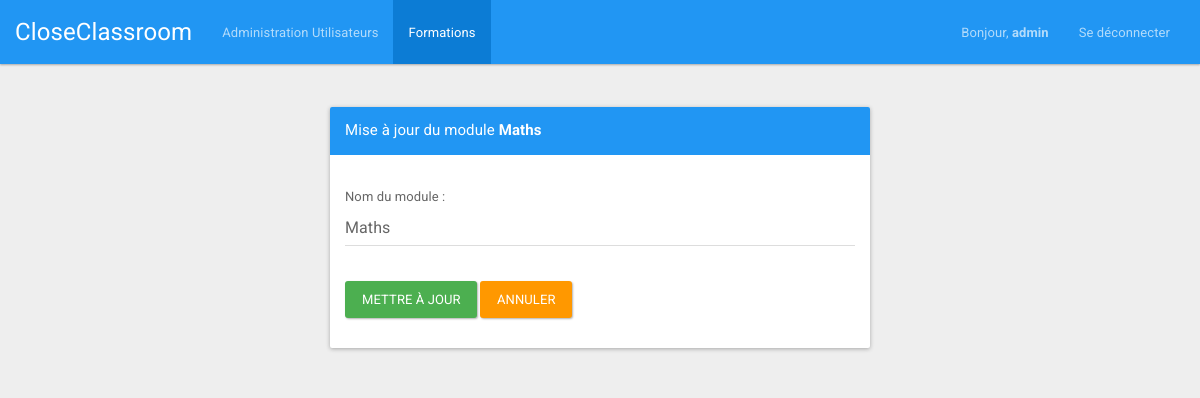
/index.php?page=updateModule&idModule=1 (signed in), run on the app's committed database.
### tables this page shows
CREATE TABLE IF NOT EXISTS `users` (
  `id` int(11) NOT NULL AUTO_INCREMENT,
  `type` varchar(32) NOT NULL,
  `login` varchar(32) NOT NULL,
  `password` varchar(32) NOT NULL,
  `email` varchar(32) NOT NULL,
  `name` varchar(32) NOT NULL,
  `first_name` varchar(32) NOT NULL,
  PRIMARY KEY (`id`),
  UNIQUE KEY `login` (`login`),
  UNIQUE KEY `email` (`email`)
);

CREATE TABLE IF NOT EXISTS `modules` (
  `id` int(11) NOT NULL AUTO_INCREMENT,
  `name` varchar(30) NOT NULL,
  PRIMARY KEY (`id`)
);

### bddManager/UserDAO.php (called while the page is built, shortened)
<?php
class UserDAO
{
    public function __construct()
    {
        $connect = new ConnectDAO();
    }
    public function getInfoUser($idUser)
    {
        try {
            $resultat = mysqli_query($_SESSION['bdd'], "SELECT id, login, email, password, type, name, first_name FROM users WHERE `id`= '" . $idUser . "'");
            if (mysqli_num_rows($resultat) != '0') {
                $tab[0] = mysqli_fetch_assoc($resultat);
                return $tab[0];
            } else {
                return;
            }
        }
        catch (Exception $e) {
            $_SESSION['error'] = 'Erreur requete BDD';
            $_SESSION['display_msg_error'] = true;
        }
    }
}

### bddManager/ConnectDAO.php (called while the page is built, shortened)
<?php
class ConnectDAO
{
    public function connect()
    {
        try {
            return $_SESSION['bdd'];
        } catch (Exception $e) {
            $_SESSION['error'] = 'Erreur BDD';
            $_SESSION['display_msg_error'] = true;
            return false;
        }
    }
}

### bddManager/ModuleDAO.php (called while the page is built, shortened)
<?php
class ModuleDAO
{
    public function __construct()
    {
        $connect = new ConnectDAO();
    }
    public function getNameModule($idModule)
    {
        try {
            $resultat = mysqli_query($_SESSION['bdd'], "SELECT name FROM modules WHERE `id`= '" . $idModule . "'");
            if (mysqli_num_rows($resultat) != '0') {
                $tab[0] = mysqli_fetch_assoc($resultat);
                return $tab[0];
            } else {
                return;
            }
        }
        catch (Exception $e) {
            $_SESSION['error'] = 'Erreur requete BDD';
            $_SESSION['display_msg_error'] = true;
        }
    }
    public function verifModule($idModule)
    {
        try {
            $resultat = mysqli_query($_SESSION['bdd'], "SELECT * FROM modules WHERE `id`= '" . $idModule . "'");
            if (mysqli_num_rows($resultat) != '0') {
                return true;
            } else {
                return false;
            }
        }
        catch (Exception $e) {
            $_SESSION['error'] = 'Erreur requete BDD';
            $_SESSION['display_msg_error'] = true;
        }
    }
}

### controllers/MainController.class.php (the view, shortened to what this page needs)
<?php
include 'views/NavBarView.class.php';
include 'views/FormModuleView.class.php';
include 'bddManager/ConnectDAO.php';
include 'bddManager/UserDAO.php';
include 'bddManager/ModuleDAO.php';
class MainController
{
	public function __construct()
	{
		$this->navBar();
		if ($this->isLogged()) {
			if (isset($_GET['page'])) {
				switch ($_GET['page']) {
					case 'updateModule':
					$this->updateModule();
					break;
				}
			} else {
				$this->profile();
			}
		} elseif ((isset($_GET['page'])) && ($_GET['page'] == 'register')) {
			$this->register();
		} else {
			$this->login();
		}
	}
	public function navBar()
	{
		$navBarView = new navBarView();
		if ($this->isLogged()) {
			$infosUser = new UserDAO();
			$infos = $infosUser->getInfoUser($_SESSION['idUser']);
			echo $navBarView->getViewLogged($infos['first_name'], $infos['type']);
		} else {
			echo $navBarView->getViewLogout();
		}
	}
	public function isLogged()
	{
		if (isset($_SESSION['isLogged']) and $_SESSION['isLogged'] == true) {
			return true;
		} else {
			return false;
		}
	}
	public function updateModule()
	{
		if (isset($_GET['idModule'])) {
			$infosUser = new UserDAO();
			$infos = $infosUser->getInfoUser($_SESSION['idUser']);
			if ($infos['type'] == 'Admin') {
				$verifModule = new ModuleDAO();
				$isModuleExist = $verifModule->verifModule($_GET['idModule']);
				if (!$isModuleExist) {
					$_SESSION['error'] = 'Le module n\'existe pas';
					$_SESSION['display_msg_error'] = true;
					$this->profile();
				} else {
					$managerModule = new ModuleDAO();
					$infos = $managerModule->getNameModule($_GET['idModule']);
					$formModuleView = new FormModuleView();
					echo $formModuleView->getViewUpdate($_GET['idModule'], $infos['name']);
				}
			} else {
				$_SESSION['error'] = 'Vous n\'avez pas les droits requis pour accéder à cette page';
				$_SESSION['display_msg_error'] = true;
				$this->profile();
			}
		} else {
			$_SESSION['error'] = '[6] La page n\'existe pas';
			$_SESSION['display_msg_error'] = true;
			$this->profile();
		}
	}
}

### views/NavBarView.class.php (shortened to what this page needs)
<?php
class navBarView
{
	public function getViewLogged($firstNameUser, $typeUser)
	{
		if ($typeUser == 'Admin') {
			$view = '<nav class="navbar navbar-inverse">
			<div class="container-fluid">
				<div class="navbar-header">
					<button type="button" class="navbar-toggle collapsed" data-toggle="collapse" data-target="#bs-example-navbar-collapse-2">
						<span class="sr-only">Toggle navigation</span>
						<span class="icon-bar"></span>
						<span class="icon-bar"></span>
						<span class="icon-bar"></span>
					</button>
					<a class="navbar-brand" href="index.php">CloseClassroom</a>
				</div>
				<div class="collapse navbar-collapse" id="bs-example-navbar-collapse-2">
					<ul class="nav navbar-nav">
						<li id="tabUser"><a href="index.php?page=user">Administration Utilisateurs</a></li>
						<li id="tabFormation"><a href="index.php?page=formation">Formations</a></li>
					</ul>
					<ul class="nav navbar-nav navbar-right">
						<li><a href="index.php" style="font-size: 13px;"> Bonjour, <strong>'.utf8_encode($firstNameUser).'</strong> </a>
							<li><a href="index.php?page=logout">Se déconnecter</a></li>
						</ul>
					</div>
				</div>
			</nav>';
		}
		return $view;
	}
}

### views/FormModuleView.class.php (shortened to what this page needs)
<?php
class FormModuleView
{
	public function getViewUpdate($idModule, $name)
	{
		return '
		<script>document.getElementById("tabFormation").className = "active";</script>
		<div class="container">
			<div id="alert">
			</div>
			<div style="margin-top:20px;" class="col-md-6 col-md-offset-3 col-sm-8 col-sm-offset-2">
				<div class="panel panel-primary" >
					<div class="panel-heading">
						<div class="panel-title">Mise à jour du module <b>'.utf8_encode($name).'</b></div>
					</div>
					<div style="padding-top:30px" class="panel-body" >
						<form method="post" class="form-horizontal" role="form" action="index.php?page=updateModule&idModule='.$idModule.'" enctype="multipart/form-data">
							<div style="margin-bottom: 25px">
								Nom du module :<br> <input type="text" class="form-control" name="nameModule" value="'.utf8_encode($name).'" required>
							</div>
							<div style="margin-top:10px" class="form-group">
								<div class="col-sm-12 controls">
									<input style="margin-top: 10px;" type="submit" name="envoyer" class="btn btn-success" value="Mettre à jour">
									<a style="margin-top: 10px;" class="btn btn-warning" href="javascript:history.go(-1)">Annuler</a>
								</div>
							</div>
						</form>
					</div>
				</div>
			</div>
		</div>
		';
	}
}

### data on the page
users: first_name "admin"
modules: name "Maths", nameModule "Maths"
